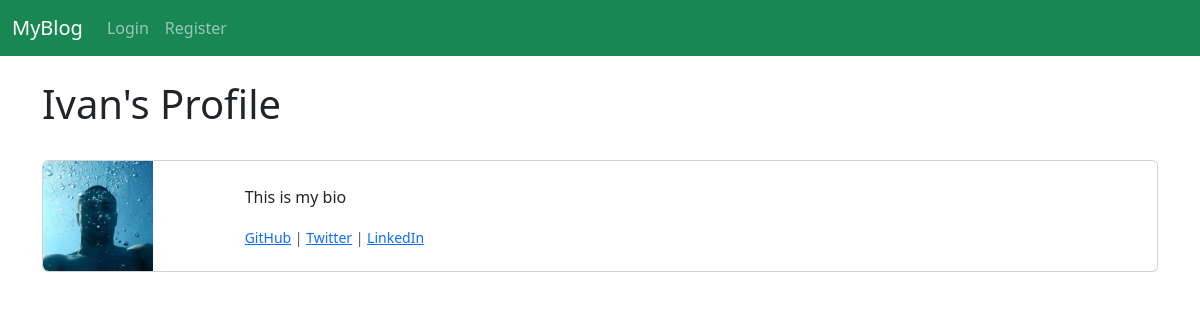
The app's page /blogers/1/user_profile/ with its own data.
### myblog/models.py (models this page shows, shortened)
class Profile(models.Model):
	user = models.OneToOneField(User, null=True, on_delete=models.CASCADE) # associate the django User model and new one
	bio = models.TextField()
	profile_pic = models.ImageField(null=True, blank=True, upload_to='images/profile')
	github_url = models.CharField(max_length=255, null=True, blank=True)
	twitter_url = models.CharField(max_length=255, null=True, blank=True)
	linkedin_url = models.CharField(max_length=255, null=True, blank=True)

### blogers/views.py (the view)
# urls.py: path('<int:pk>/user_profile/', ProfilePageView.as_view(), name='user_profile'),
class ProfilePageView(DetailView):
	model = Profile
	template_name = 'registration/user_profile.html'
	def get_context_data(self, *args, **kwargs):
		context = super(ProfilePageView, self).get_context_data(*args, **kwargs)
		page_user = get_object_or_404(Profile, id=self.kwargs['pk'])
		context['page_user'] = page_user
		return context

### blogers/templates/registration/user_profile.html (shortened to what this page needs)
{% extends 'base.html' %}
{% load static %}
{% block content %}
<h1>{{page_user.user.username}}'s Profile</h1>
<br>
<div class="card mb-3">
  <div class="row g-0">
    <div class="col-md-2">
    {% if page_user.profile_pic %}
     	<img src="{{ page_user.profile_pic.url }}" class="img-fluid rounded-start" alt="..." width="110" height="110">
    {% else %}
    	<img src="{% static 'myblog/images/default-profile-pic.png' %}" class="img-fluid rounded-start" width="110" height="110">
    {% endif %}
    </div>
    <div class="col-md-10">
      <div class="card-body">
        <p class="card-text">{{ page_user.bio }}</p>
        <p class="card-text"><small class="text-muted">
        	<a href="{{ post.author.profile.github_url }}">GitHub</a> |
        	<a href="{{ post.author.profile.twitter_url }}">Twitter</a> |
        	<a href="{{ post.author.profile.linkedin_url }}">LinkedIn</a>
        </small></p>
      </div>
    </div>
  </div>
</div>
{% endblock %}

### records on screen
Profile: user.username "Ivan", profile_pic (picture), bio "This is my bio"
